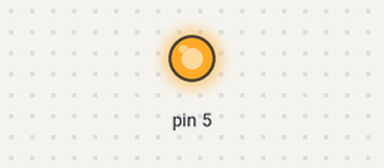
Bench run of a sketch on a simulated Arduino Uno, built with avr-gcc and run on an emulated ATmega328P. Shown: output pins drawn as LEDs (lit = HIGH).

Above: at 0.4 s.
At 3.9 s:
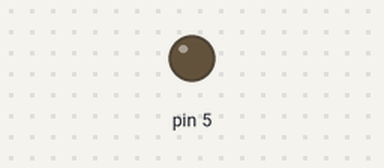
Timing chart, 0 to 4.8 s (numbered marks = the images above):
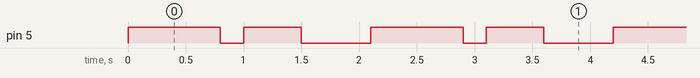

The sketch:

appb_4_5.ino
```cpp
void setup() {
    pinMode(5, OUTPUT);
}

void loop() {
    float pattern[] = {0.8, 0.2, 0.5, 0.6};
    bool flag = true;

    for (int i = 0; i < 20; i++) {
        for (int j = 0; j < 4; j++) {
          if (flag) {
              digitalWrite(5, HIGH);
              flag = false;
          } else {
              digitalWrite(5, LOW);
              flag = true;
          }
          delay(pattern[j] * 1000);
      }
    }
    digitalWrite(5, LOW);
}
```

Measured:
- by itself, pin 5: repeats every 2.1 s: LOW 0.20 s, HIGH 0.50 s, LOW 0.60 s, HIGH 0.80 s
- by itself, everything shown: repeats every 2.1 s, in 4 steps
